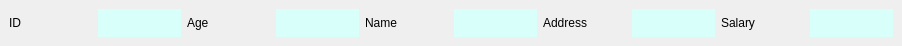
<?xml version="1.0" encoding="UTF-8"?>
<ui version="4.0">
 <class>itemForm</class>
 <widget class="QMainWindow" name="itemForm">
  <property name="geometry">
   <rect>
    <x>0</x>
    <y>0</y>
    <width>902</width>
    <height>46</height>
   </rect>
  </property>
  <property name="windowTitle">
   <string>MainWindow</string>
  </property>
  <property name="styleSheet">
   <string notr="true">
background-color: rgb(197, 197, 197);

hover{
	background-color: rgb(114, 236, 255)
}
</string>
  </property>
  <widget class="QWidget" name="centralwidget">
   <layout class="QHBoxLayout" name="horizontalLayout">
    <item>
     <widget class="QLabel" name="label">
      <property name="text">
       <string>ID</string>
      </property>
      <property name="margin">
       <number>5</number>
      </property>
      <property name="indent">
       <number>-1</number>
      </property>
     </widget>
    </item>
    <item>
     <widget class="QLabel" name="idLable">
      <property name="styleSheet">
       <string notr="true">background-color: rgb(216, 255, 249);</string>
      </property>
      <property name="text">
       <string/>
      </property>
      <property name="margin">
       <number>5</number>
      </property>
      <property name="indent">
       <number>-1</number>
      </property>
     </widget>
    </item>
    <item>
     <widget class="QLabel" name="label_5">
      <property name="text">
       <string>Age</string>
      </property>
      <property name="margin">
       <number>5</number>
      </property>
      <property name="indent">
       <number>-1</number>
      </property>
     </widget>
    </item>
    <item>
     <widget class="QLabel" name="ageLable">
      <property name="styleSheet">
       <string notr="true">background-color: rgb(216, 255, 249);</string>
      </property>
      <property name="text">
       <string/>
      </property>
      <property name="margin">
       <number>5</number>
      </property>
      <property name="indent">
       <number>-1</number>
      </property>
     </widget>
    </item>
    <item>
     <widget class="QLabel" name="label_2">
      <property name="text">
       <string>Name</string>
      </property>
      <property name="margin">
       <number>5</number>
      </property>
      <property name="indent">
       <number>-1</number>
      </property>
     </widget>
    </item>
    <item>
     <widget class="QLabel" name="nameLable">
      <property name="styleSheet">
       <string notr="true">background-color: rgb(216, 255, 249);</string>
      </property>
      <property name="text">
       <string/>
      </property>
      <property name="margin">
       <number>5</number>
      </property>
      <property name="indent">
       <number>-1</number>
      </property>
     </widget>
    </item>
    <item>
     <widget class="QLabel" name="label_3">
      <property name="text">
       <string>Address</string>
      </property>
      <property name="margin">
       <number>5</number>
      </property>
      <property name="indent">
       <number>-1</number>
      </property>
     </widget>
    </item>
    <item>
     <widget class="QLabel" name="addressLable">
      <property name="styleSheet">
       <string notr="true">background-color: rgb(216, 255, 249);</string>
      </property>
      <property name="text">
       <string/>
      </property>
      <property name="margin">
       <number>5</number>
      </property>
      <property name="indent">
       <number>-1</number>
      </property>
     </widget>
    </item>
    <item>
     <widget class="QLabel" name="label_4">
      <property name="text">
       <string>Salary</string>
      </property>
      <property name="margin">
       <number>5</number>
      </property>
      <property name="indent">
       <number>-1</number>
      </property>
     </widget>
    </item>
    <item>
     <widget class="QLabel" name="salaryLable">
      <property name="styleSheet">
       <string notr="true">background-color: rgb(216, 255, 249);</string>
      </property>
      <property name="text">
       <string/>
      </property>
      <property name="margin">
       <number>5</number>
      </property>
      <property name="indent">
       <number>-1</number>
      </property>
     </widget>
    </item>
   </layout>
  </widget>
 </widget>
 <resources/>
 <connections/>
</ui>
